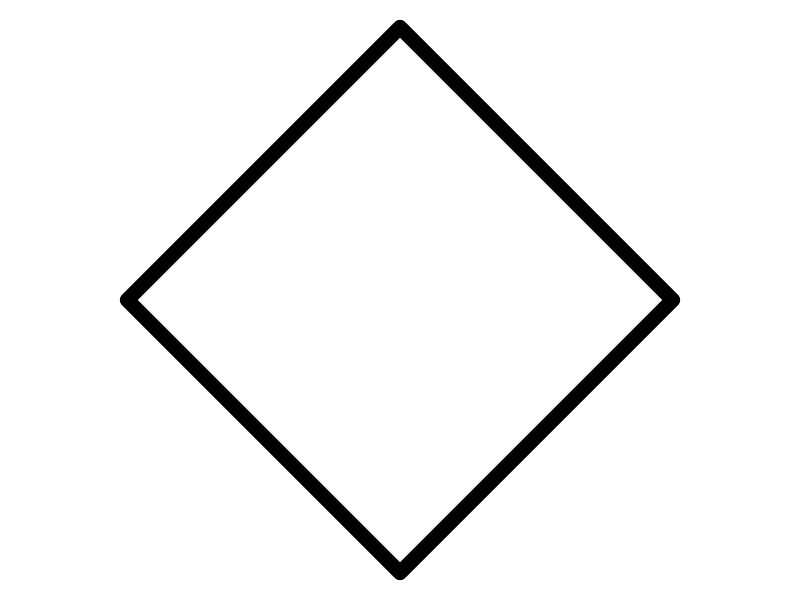
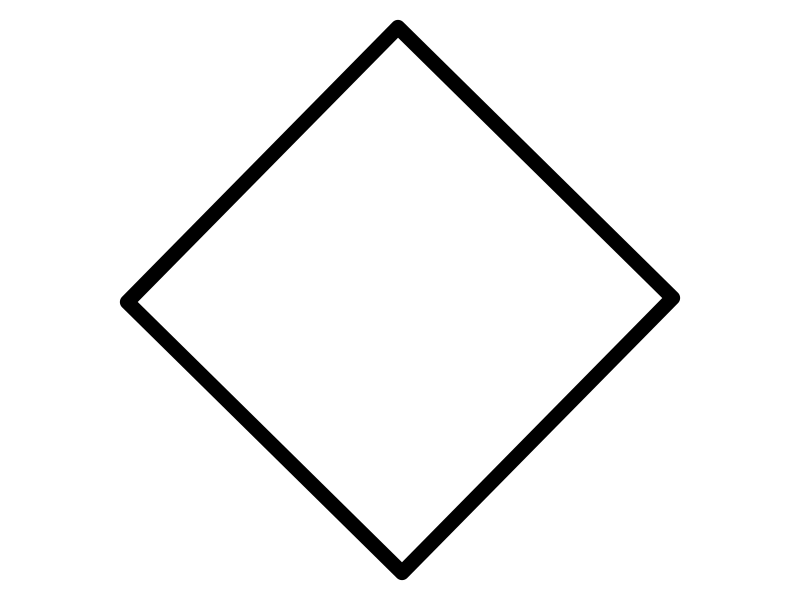
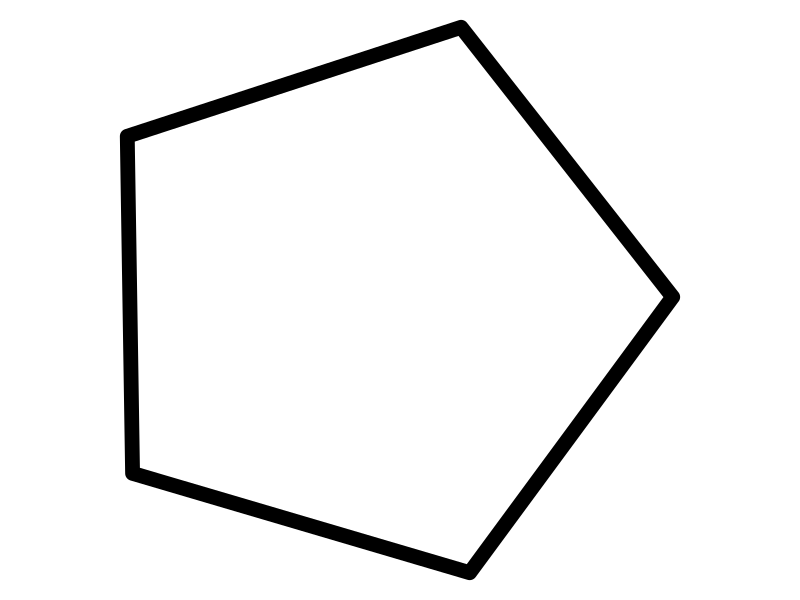
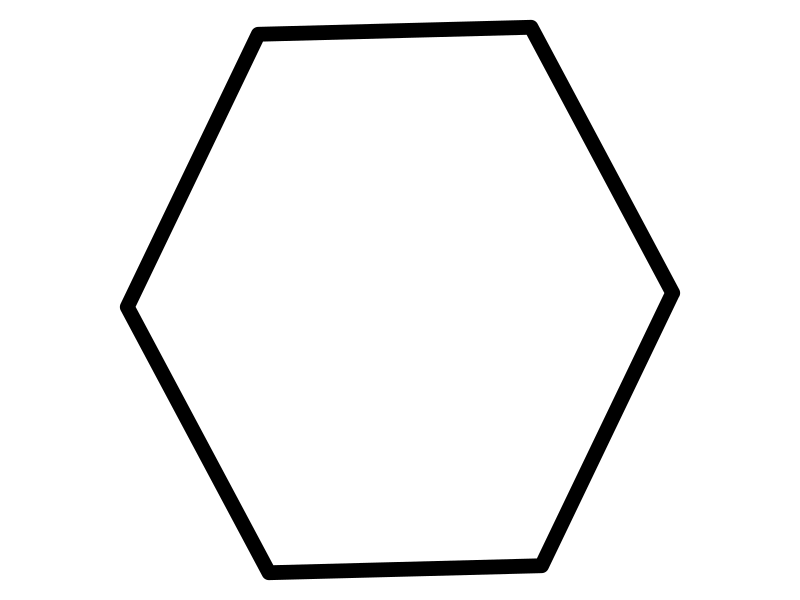
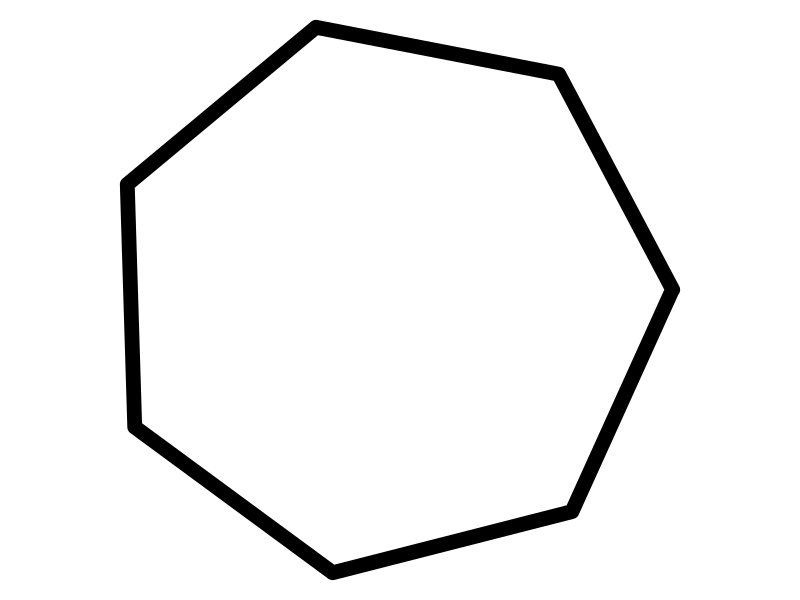
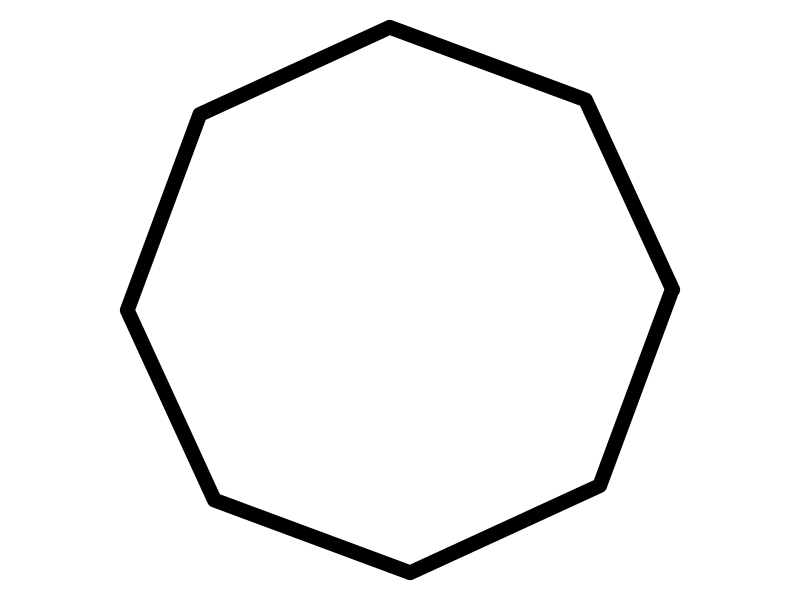
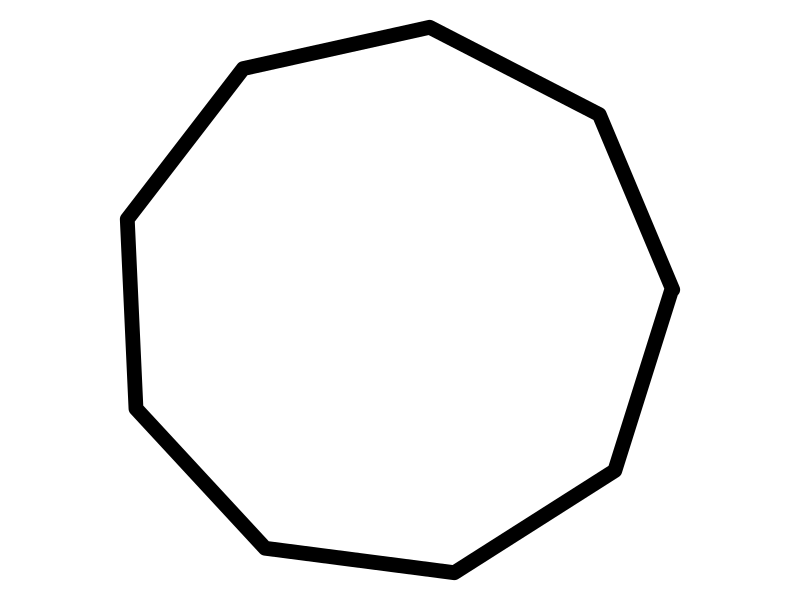
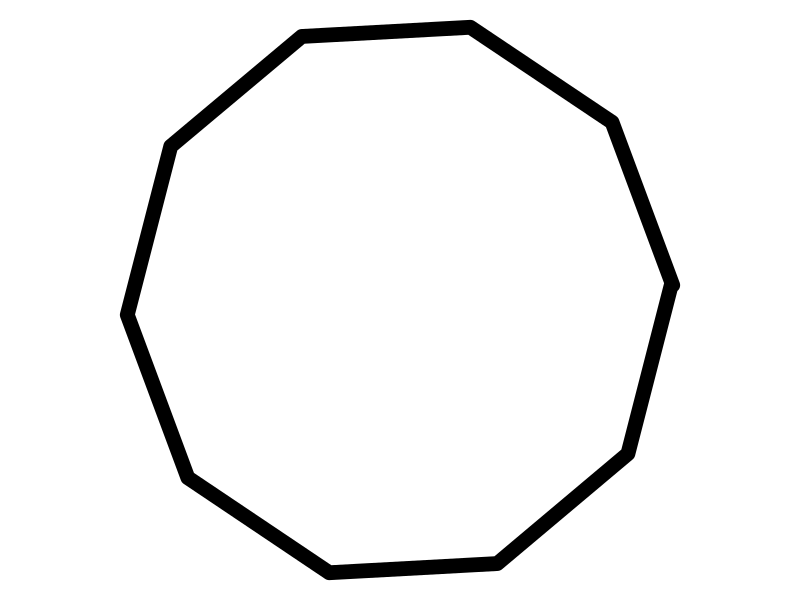

Here is the R script that generated these plots, in order: (Note: this script raises an error after producing the figures.)
# Geomaker anims

library(ggplot2)

geomaker <- function(savename, angle_offset, nPoints, xrparams, yrparams) {
  angle = seq(0.5 * angle_offset * 2 * pi, (1 + 0.5 * angle_offset) * 2 * pi, length.out = nPoints + 1);
  r = xrparams[1] + xrparams[2] * cos(xrparams[3] * (angle + xrparams[4] * 2 * pi))
  r2 = yrparams[1] + yrparams[2] * cos(yrparams[3] * (angle + yrparams[4] * 2 * pi))
  x = r * cos(angle);
  y = r2 * sin(angle);
  D <- data.frame(x, y);
  p0 <- ggplot(D, aes(x = x, y = y)) + geom_polygon(fill="white", colour="black", size=5)
  p0 <- p0 + theme_void() + theme(legend.position="none") + theme(aspect.ratio=1)
  if (savename != '') {
    ggsave(savename, plot = p0, dpi=72)
  }
  print(p0)
}

zstr0 <- function(val, len0) {
  str0 <- ''
  for (pow0 in 1:len0) {
    valmod <- val %% 10;
    val <- floor(val / 10);
    str0 <- paste0(valmod, str0)
  }
  return(str0)
}

minNPoints <- 199
maxNPoints <- 200
nPoses <- 2 + 1
nSteps <- 200
maxF1 <- 8
maxF2 <- 8

offset_00 <- 0
nPoints_00 <- 4
xrparams_00 <- c(1, 0, 0, 0.5)
yrparams_00 <- c(1, 0, 0, 0.25)

offset_1 <- offset_00
nPoints_1 <- nPoints_00
xrparams_1 <- xrparams_00
yrparams_1 <- yrparams_00
iFrame <- 1
for (iPose in 1:nPoses) {
  if (iPose == nPoses){
    offset_2 <- offset_00
    nPoints_2 <- nPoints_00
    xrparams_2 <- xrparams_00
    yrparams_2 <- yrparams_00
  } else {
    offset_2 <- 2 * pi * runif(1)
    nPoints_2 <- minNPoints + sample.int(maxNPoints - minNPoints, size=1)
    if (nPoints_2 == 8) {
      nPoints_2 = 200
    }
    xrparams_2 <- runif(4) * c(1, 1, maxF1, 1)
    yrparams_2 <- runif(4) * c(1, 1, maxF2, 1)
  }
  for (iStep in 1:nSteps) {
    prop0 <- (iStep - 1) / nSteps
    offset_0 <- offset_1 + (offset_2 - offset_1) * prop0;
    nPoints_0 <- floor(nPoints_1 + (nPoints_2 - nPoints_1) * prop0);
    xrparams_0 <- xrparams_1 + (xrparams_2 - xrparams_1) * prop0;
    yrparams_0 <- yrparams_1 + (yrparams_2 - yrparams_1) * prop0;
    geomaker(paste0('anim3_', zstr0(iFrame, 8), '.png'), offset_0, nPoints_0, xrparams_0, yrparams_0)
    iFrame <- iFrame + 1
  }
  offset_1 <- offset_2
  nPoints_1 <- nPoints_2
  xrparams_1 <- xrparams_2
  yrparams_1 <- yrparams_2
}
